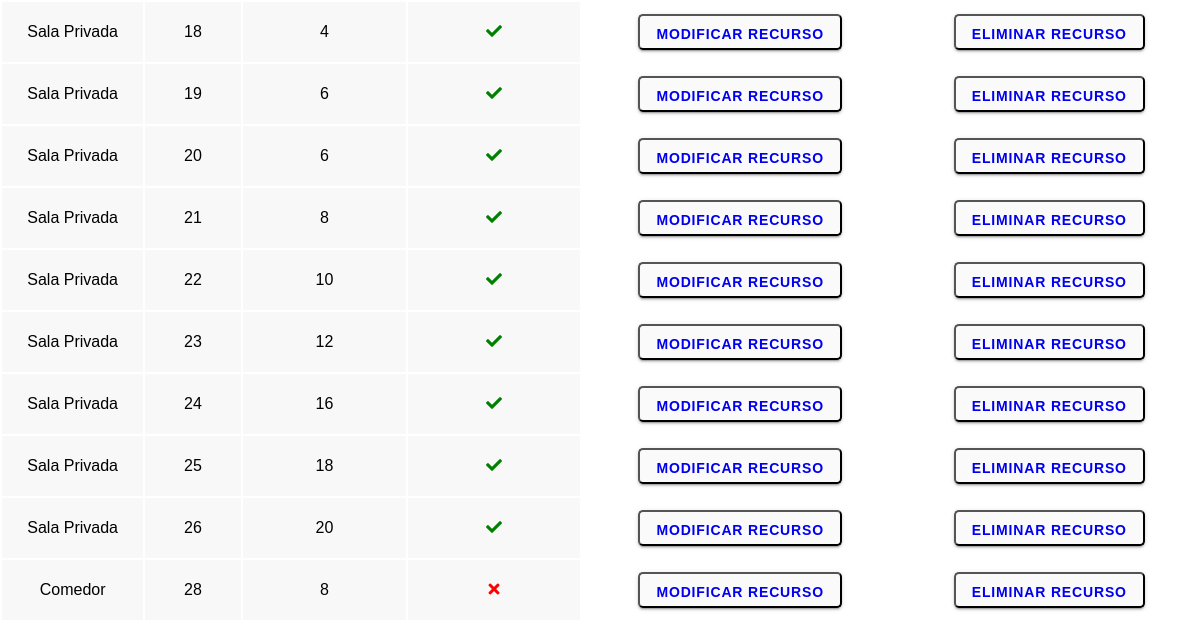
Before: /view/zona.recursos.php (signed in, lower part) with the older database file.
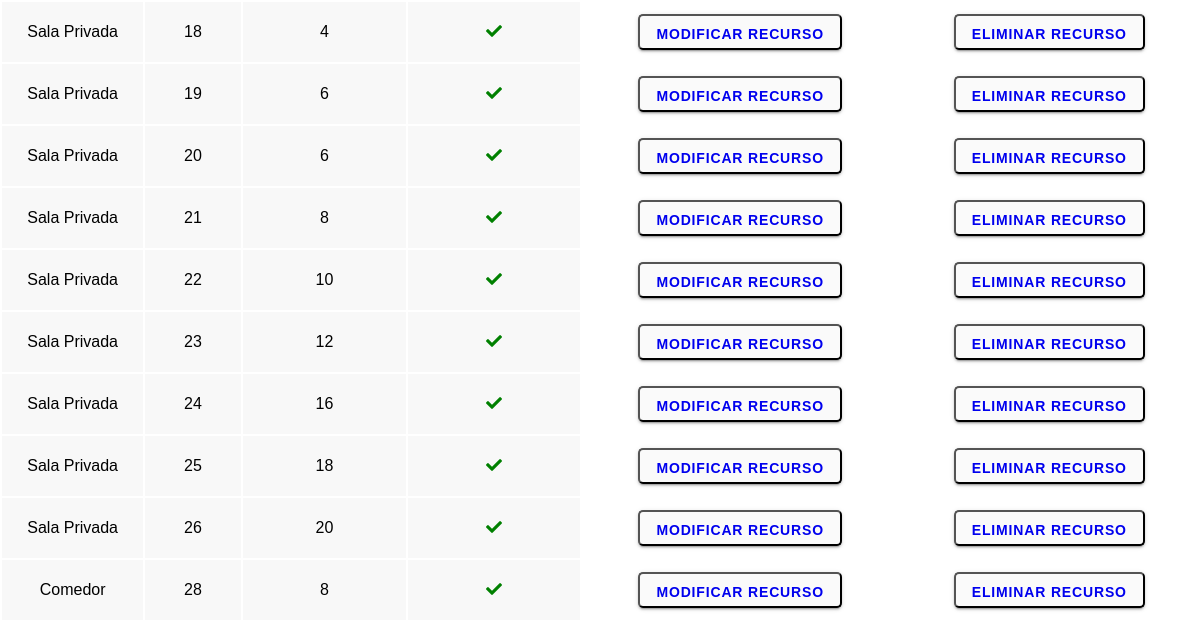
After: the same page with the newer database file.
### tables this page shows
CREATE TABLE `tbl_mesa` (
  `id_m` int(11) NOT NULL,
  `silla_m` int(11) DEFAULT NULL,
  `disponibilidad_m` enum('si','no') DEFAULT NULL,
  `id_s` int(11) DEFAULT NULL
);

CREATE TABLE `tbl_sala` (
  `id_s` int(11) NOT NULL,
  `nombre_s` varchar(45) DEFAULT NULL,
  `descripcion_s` varchar(100) DEFAULT NULL,
  `img_s` varchar(100) DEFAULT NULL,
  `disponibilidad_s` enum('si','no') DEFAULT NULL
);

### view/zona.recursos.php (the view, shortened to what this page needs)
<?php
require_once "../services/connection.php";
if ($_SESSION['email']=="") {
    header("location:login.php");
}else {
?>
<!DOCTYPE html>
<html lang="en">
<head>
    <link rel="stylesheet" type="text/css" href="../css/styles.css">
    <link rel="stylesheet" href="https://pro.fontawesome.com/releases/v5.10.0/css/all.css"/>
</head>
<body>
    <br><br><br><br>
    <?php
    $recursos=$pdo->prepare("SELECT m.*, s.* FROM tbl_mesa m
    INNER JOIN tbl_sala s on m.id_s=s.id_s");
    try{
        $pdo->beginTransaction();
        $recursos->execute();
        echo  "<div>";
        echo  "<table>";
        foreach ($recursos as $recurso) {
            echo  "<tr>";
                echo "<td class='gris'>{$recurso['nombre_s']}</td>";
                echo "<td class='gris'>{$recurso['id_m']}</td>";
                echo "<td class='gris'>{$recurso['silla_m']}</td>";
                if ($recurso['disponibilidad_m']=="si") {
                    echo "<td class='gris'><i class='fas fa-check green'></i></td>";
                }else{
                    echo "<td class='gris'><i class='fas fa-times red'></i></td>";
                }
                echo "<td><button type='submit'><a type='button' href='mod.recursos.php?id_m={$recurso['id_m']}'>Modificar recurso</a></button></td>";
                echo "<td><button type='submit'><a type='button' href='../proceses/eliminarrecurso.php?id_m={$recurso['id_m']}'>Eliminar recurso</a></button></td>";
            echo "</tr>";
        }
        echo "</table>";
        echo "</div>";
        $pdo->commit();
    } catch (Exception $e) {
        $pdo->rollBack();
        echo "Fallo: " . $e->getMessage();
    }
    ?>
</body>
</html>
<?php
}
?>

Changed rows visible on the page:
changed tbl_mesa "Comedor": disponibilidad_m "no" → "si" (drawn)
